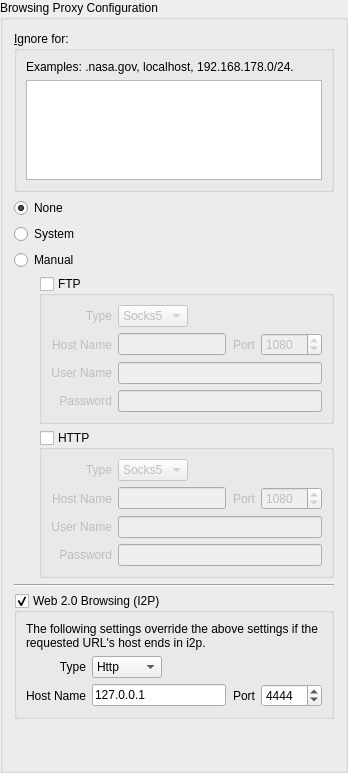
                 <widget class="QGroupBox" name="browsingProxyGroupBox">
                  <property name="title">
                   <string>Browsing Proxy Configuration</string>
                  </property>
                  <property name="checked">
                   <bool>false</bool>
                  </property>
                  <layout class="QVBoxLayout" name="verticalLayout">
                   <item>
                    <widget class="QGroupBox" name="groupBox_4">
                     <property name="title">
                      <string>&amp;Ignore for:</string>
                     </property>
                     <layout class="QVBoxLayout" name="verticalLayout_25">
                      <item>
                       <widget class="QLabel" name="label_76">
                        <property name="text">
                         <string>Examples: .nasa.gov, localhost, 192.168.178.0/24.</string>
                        </property>
                        <property name="wordWrap">
                         <bool>true</bool>
                        </property>
                       </widget>
                      </item>
                      <item>
                       <widget class="QTextEdit" name="browsingProxyIgnore">
                        <property name="maximumSize">
                         <size>
                          <width>16777215</width>
                          <height>100</height>
                         </size>
                        </property>
                       </widget>
                      </item>
                     </layout>
                    </widget>
                   </item>
                   <item>
                    <widget class="QRadioButton" name="browsingProxyNoneRadio">
                     <property name="text">
                      <string>None</string>
                     </property>
                     <property name="checked">
                      <bool>true</bool>
                     </property>
                    </widget>
                   </item>
                   <item>
                    <widget class="QRadioButton" name="browsingProxySystemRadio">
                     <property name="text">
                      <string>System</string>
                     </property>
                     <property name="checked">
                      <bool>false</bool>
                     </property>
                    </widget>
                   </item>
                   <item>
                    <widget class="QRadioButton" name="browsingProxyManualRadio">
                     <property name="text">
                      <string>Manual</string>
                     </property>
                    </widget>
                   </item>
                   <item>
                    <layout class="QVBoxLayout" name="verticalLayout_18">
                     <property name="leftMargin">
                      <number>25</number>
                     </property>
                     <item>
                      <widget class="QGroupBox" name="browsingFtpProxyGroupBox">
                       <property name="title">
                        <string>FTP</string>
                       </property>
                       <property name="checkable">
                        <bool>true</bool>
                       </property>
                       <property name="checked">
                        <bool>false</bool>
                       </property>
                       <layout class="QGridLayout" name="gridLayout_7">
                        <item row="0" column="0">
                         <widget class="QLabel" name="label_20">
                          <property name="text">
                           <string>Type</string>
                          </property>
                          <property name="alignment">
                           <set>Qt::AlignRight|Qt::AlignTrailing|Qt::AlignVCenter</set>
                          </property>
                         </widget>
                        </item>
                        <item row="0" column="1">
                         <layout class="QHBoxLayout" name="horizontalLayout_45">
                          <item>
                           <widget class="QComboBox" name="browsingFtpProxyType">
                            <property name="sizeAdjustPolicy">
                             <enum>QComboBox::AdjustToContents</enum>
                            </property>
                            <item>
                             <property name="text">
                              <string>Socks5</string>
                             </property>
                            </item>
                           </widget>
                          </item>
                          <item>
                           <spacer name="horizontalSpacer_35">
                            <property name="orientation">
                             <enum>Qt::Horizontal</enum>
                            </property>
                            <property name="sizeHint" stdset="0">
                             <size>
                              <width>40</width>
                              <height>20</height>
                             </size>
                            </property>
                           </spacer>
                          </item>
                         </layout>
                        </item>
                        <item row="1" column="0">
                         <widget class="QLabel" name="label_21">
                          <property name="text">
                           <string>Host Name</string>
                          </property>
                          <property name="alignment">
                           <set>Qt::AlignRight|Qt::AlignTrailing|Qt::AlignVCenter</set>
                          </property>
                         </widget>
                        </item>
                        <item row="1" column="1">
                         <layout class="QHBoxLayout" name="horizontalLayout_46">
                          <item>
                           <widget class="QLineEdit" name="browsingFtpProxyHostName">
                            <property name="layoutDirection">
                             <enum>Qt::LeftToRight</enum>
                            </property>
                           </widget>
                          </item>
                          <item>
                           <widget class="QLabel" name="label_69">
                            <property name="text">
                             <string>Port</string>
                            </property>
                            <property name="alignment">
                             <set>Qt::AlignRight|Qt::AlignTrailing|Qt::AlignVCenter</set>
                            </property>
                           </widget>
                          </item>
                          <item>
                           <widget class="QSpinBox" name="browsingFtpProxyPort">
                            <property name="maximum">
                             <number>65535</number>
                            </property>
                            <property name="value">
                             <number>1080</number>
                            </property>
                           </widget>
                          </item>
                         </layout>
                        </item>
                        <item row="2" column="0">
                         <widget class="QLabel" name="label_65">
                          <property name="text">
                           <string>User Name</string>
                          </property>
                          <property name="alignment">
                           <set>Qt::AlignRight|Qt::AlignTrailing|Qt::AlignVCenter</set>
                          </property>
                         </widget>
                        </item>
                        <item row="2" column="1">
                         <widget class="QLineEdit" name="browsingFtpProxyUserName">
                          <property name="layoutDirection">
                           <enum>Qt::LeftToRight</enum>
                          </property>
                         </widget>
                        </item>
                        <item row="3" column="0">
                         <widget class="QLabel" name="label_66">
                          <property name="text">
                           <string>Password</string>
                          </property>
                          <property name="alignment">
                           <set>Qt::AlignRight|Qt::AlignTrailing|Qt::AlignVCenter</set>
                          </property>
                         </widget>
                        </item>
                        <item row="3" column="1">
                         <widget class="QLineEdit" name="browsingFtpProxyPassword">
                          <property name="layoutDirection">
                           <enum>Qt::LeftToRight</enum>
                          </property>
                          <property name="echoMode">
                           <enum>QLineEdit::Password</enum>
                          </property>
                         </widget>
                        </item>
                       </layout>
                      </widget>
                     </item>
                     <item>
                      <widget class="QGroupBox" name="browsingHttpProxyGroupBox">
                       <property name="title">
                        <string>HTTP</string>
                       </property>
                       <property name="checkable">
                        <bool>true</bool>
                       </property>
                       <property name="checked">
                        <bool>false</bool>
                       </property>
                       <layout class="QGridLayout" name="gridLayout_2">
                        <item row="0" column="1">
                         <layout class="QHBoxLayout" name="horizontalLayout_3">
                          <item>
                           <widget class="QComboBox" name="browsingHttpProxyType">
                            <property name="sizeAdjustPolicy">
                             <enum>QComboBox::AdjustToContents</enum>
                            </property>
                            <item>
                             <property name="text">
                              <string>Socks5</string>
                             </property>
                            </item>
                            <item>
                             <property name="text">
                              <string>Http</string>
                             </property>
                            </item>
                           </widget>
                          </item>
                          <item>
                           <spacer name="horizontalSpacer">
                            <property name="orientation">
                             <enum>Qt::Horizontal</enum>
                            </property>
                            <property name="sizeHint" stdset="0">
                             <size>
                              <width>40</width>
                              <height>20</height>
                             </size>
                            </property>
                           </spacer>
                          </item>
                         </layout>
                        </item>
                        <item row="1" column="0">
                         <widget class="QLabel" name="label_10">
                          <property name="text">
                           <string>Host Name</string>
                          </property>
                          <property name="alignment">
                           <set>Qt::AlignRight|Qt::AlignTrailing|Qt::AlignVCenter</set>
                          </property>
                         </widget>
                        </item>
                        <item row="1" column="1">
                         <layout class="QHBoxLayout" name="horizontalLayout_2">
                          <item>
                           <widget class="QLineEdit" name="browsingHttpProxyHostName">
                            <property name="layoutDirection">
                             <enum>Qt::LeftToRight</enum>
                            </property>
                           </widget>
                          </item>
                          <item>
                           <widget class="QLabel" name="label_11">
                            <property name="text">
                             <string>Port</string>
                            </property>
                            <property name="alignment">
                             <set>Qt::AlignRight|Qt::AlignTrailing|Qt::AlignVCenter</set>
                            </property>
                           </widget>
                          </item>
                          <item>
                           <widget class="QSpinBox" name="browsingHttpProxyPort">
                            <property name="maximum">
                             <number>65535</number>
                            </property>
                            <property name="value">
                             <number>1080</number>
                            </property>
                           </widget>
                          </item>
                         </layout>
                        </item>
                        <item row="2" column="0">
                         <widget class="QLabel" name="label_12">
                          <property name="text">
                           <string>User Name</string>
                          </property>
                          <property name="alignment">
                           <set>Qt::AlignRight|Qt::AlignTrailing|Qt::AlignVCenter</set>
                          </property>
                         </widget>
                        </item>
                        <item row="2" column="1">
                         <widget class="QLineEdit" name="browsingHttpProxyUserName">
                          <property name="layoutDirection">
                           <enum>Qt::LeftToRight</enum>
                          </property>
                         </widget>
                        </item>
                        <item row="3" column="0">
                         <widget class="QLabel" name="label_13">
                          <property name="text">
                           <string>Password</string>
                          </property>
                          <property name="alignment">
                           <set>Qt::AlignRight|Qt::AlignTrailing|Qt::AlignVCenter</set>
                          </property>
                         </widget>
                        </item>
                        <item row="3" column="1">
                         <widget class="QLineEdit" name="browsingHttpProxyPassword">
                          <property name="layoutDirection">
                           <enum>Qt::LeftToRight</enum>
                          </property>
                          <property name="echoMode">
                           <enum>QLineEdit::Password</enum>
                          </property>
                         </widget>
                        </item>
                        <item row="0" column="0">
                         <widget class="QLabel" name="label_9">
                          <property name="text">
                           <string>Type</string>
                          </property>
                          <property name="alignment">
                           <set>Qt::AlignRight|Qt::AlignTrailing|Qt::AlignVCenter</set>
                          </property>
                         </widget>
                        </item>
                       </layout>
                      </widget>
                     </item>
                    </layout>
                   </item>
                   <item>
                    <widget class="Line" name="line_4">
                     <property name="orientation">
                      <enum>Qt::Horizontal</enum>
                     </property>
                    </widget>
                   </item>
                   <item>
                    <widget class="QGroupBox" name="browsingI2pProxyGroupBox">
                     <property name="title">
                      <string>Web 2.0 Browsing (I2P)</string>
                     </property>
                     <property name="checkable">
                      <bool>true</bool>
                     </property>
                     <property name="checked">
                      <bool>true</bool>
                     </property>
                     <layout class="QVBoxLayout" name="verticalLayout_13">
                      <item>
                       <widget class="QLabel" name="label_17">
                        <property name="text">
                         <string>The following settings override the above settings if the requested URL's host ends in i2p.</string>
                        </property>
                        <property name="wordWrap">
                         <bool>true</bool>
                        </property>
                       </widget>
                      </item>
                      <item>
                       <layout class="QGridLayout" name="gridLayout">
                        <item row="0" column="0">
                         <widget class="QLabel" name="label_14">
                          <property name="text">
                           <string>Type</string>
                          </property>
                          <property name="alignment">
                           <set>Qt::AlignRight|Qt::AlignTrailing|Qt::AlignVCenter</set>
                          </property>
                         </widget>
                        </item>
                        <item row="0" column="1">
                         <layout class="QHBoxLayout" name="horizontalLayout_5">
                          <item>
                           <widget class="QComboBox" name="browsingI2pProxyType">
                            <property name="sizeAdjustPolicy">
                             <enum>QComboBox::AdjustToContents</enum>
                            </property>
                            <item>
                             <property name="text">
                              <string>Http</string>
                             </property>
                            </item>
                            <item>
                             <property name="text">
                              <string>Socks5</string>
                             </property>
                            </item>
                           </widget>
                          </item>
                          <item>
                           <spacer name="horizontalSpacer_2">
                            <property name="orientation">
                             <enum>Qt::Horizontal</enum>
                            </property>
                            <property name="sizeHint" stdset="0">
                             <size>
                              <width>40</width>
                              <height>20</height>
                             </size>
                            </property>
                           </spacer>
                          </item>
                         </layout>
                        </item>
                        <item row="1" column="0">
                         <widget class="QLabel" name="label_15">
                          <property name="text">
                           <string>Host Name</string>
                          </property>
                          <property name="alignment">
                           <set>Qt::AlignRight|Qt::AlignTrailing|Qt::AlignVCenter</set>
                          </property>
                         </widget>
                        </item>
                        <item row="1" column="1">
                         <layout class="QHBoxLayout" name="horizontalLayout_4">
                          <item>
                           <widget class="QLineEdit" name="browsingI2pProxyHostName">
                            <property name="layoutDirection">
                             <enum>Qt::LeftToRight</enum>
                            </property>
                            <property name="text">
                             <string>127.0.0.1</string>
                            </property>
                           </widget>
                          </item>
                          <item>
                           <widget class="QLabel" name="label_16">
                            <property name="text">
                             <string>Port</string>
                            </property>
                            <property name="alignment">
                             <set>Qt::AlignRight|Qt::AlignTrailing|Qt::AlignVCenter</set>
                            </property>
                           </widget>
                          </item>
                          <item>
                           <widget class="QSpinBox" name="browsingI2pProxyPort">
                            <property name="maximum">
                             <number>65535</number>
                            </property>
                            <property name="value">
                             <number>4444</number>
                            </property>
                           </widget>
                          </item>
                         </layout>
                        </item>
                       </layout>
                      </item>
                     </layout>
                    </widget>
                   </item>
                   <item>
                    <spacer name="verticalSpacer_4">
                     <property name="orientation">
                      <enum>Qt::Vertical</enum>
                     </property>
                     <property name="sizeHint" stdset="0">
                      <size>
                       <width>20</width>
                       <height>40</height>
                      </size>
                     </property>
                    </spacer>
                   </item>
                  </layout>
                 </widget>
